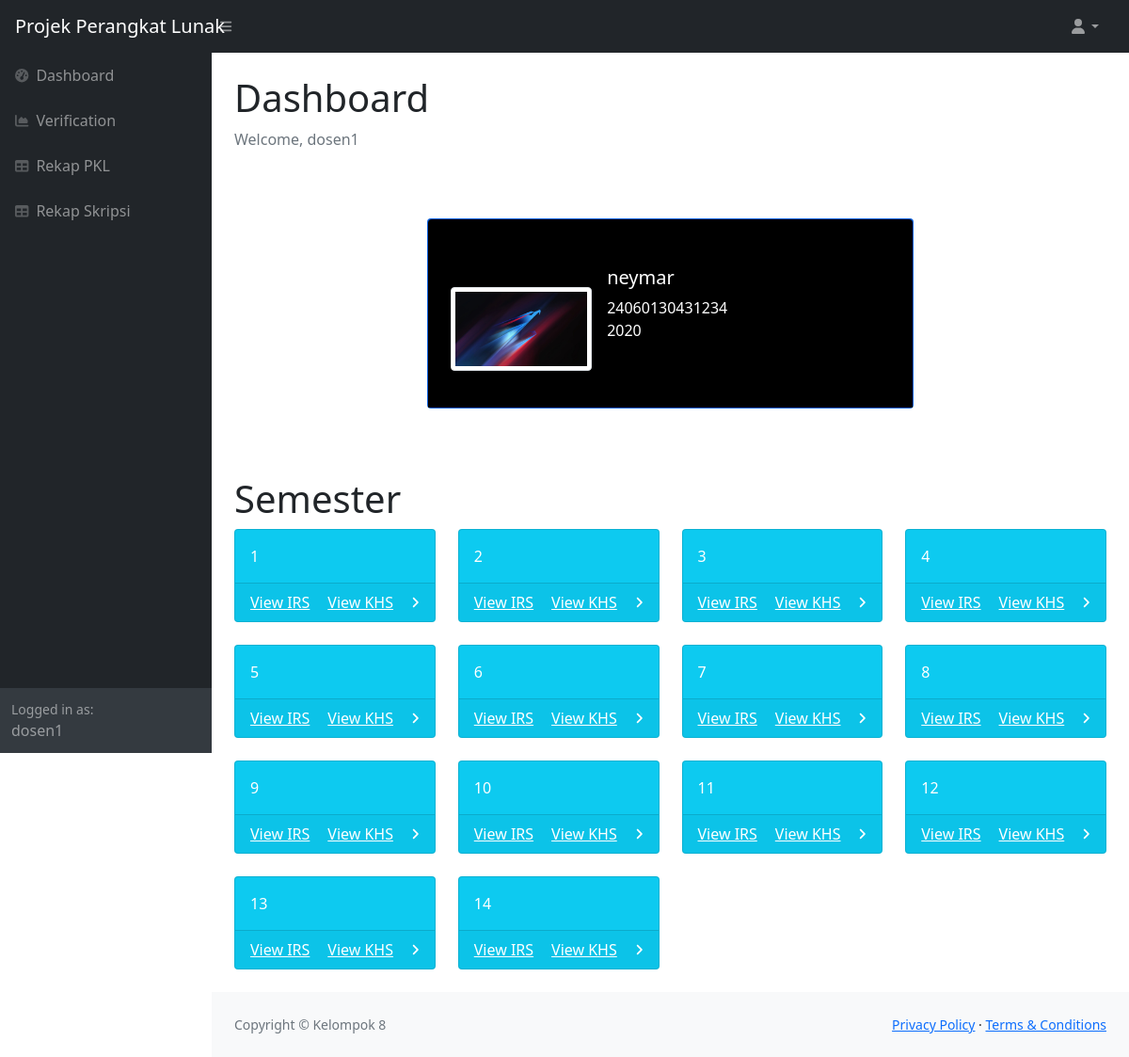
/dosen/rekapmhs_dosen.php?nim=24060130431234 (signed in), run on the app's committed database.
### tables this page shows
CREATE TABLE `users` (
  `user_id` int(6) NOT NULL,
  `username` varchar(50) NOT NULL,
  `email` varchar(50) NOT NULL,
  `password` varchar(50) NOT NULL,
  `level` varchar(20) NOT NULL
);

CREATE TABLE `mahasiswa` (
  `nim` varchar(14) NOT NULL,
  `nama` char(100) NOT NULL,
  `alamat` varchar(100) DEFAULT NULL,
  `kota` char(50) DEFAULT NULL,
  `provinsi` char(50) DEFAULT NULL,
  `angkatan` int(4) DEFAULT NULL,
  `jalur_masuk` char(30) DEFAULT NULL,
  `email` varchar(30) DEFAULT NULL,
  `no_handphone` varchar(13) DEFAULT NULL,
  `status` char(20) DEFAULT NULL,
  `dosen_wali` char(50) DEFAULT NULL,
  `id_pkl_fk` varchar(6) DEFAULT NULL,
  `id_skripsi_fk` varchar(6) DEFAULT NULL,
  `semester` int(100) NOT NULL,
  `id_provinsi_fk` int(10) DEFAULT NULL,
  `id_kota_fk` int(10) DEFAULT NULL,
  `id_user_fk` int(6) DEFAULT NULL
);

### dosen/rekapmhs_dosen.php (the view, shortened to what the rows shown need)
<!DOCTYPE html>
<html lang="en">
    <head>
        <link href="https://cdn.jsdelivr.net/npm/simple-datatables@latest/dist/style.css" rel="stylesheet" />
        <link href="../css/styles.css" rel="stylesheet" />
    </head>
    <?php
        require_once('../lib/db_login.php');
        $email=$_SESSION['email'];
        $query = "SELECT * FROM users WHERE email='$email'
                ";
        $sql_ppl= mysqli_query($db, $query) or die (mysqli_error($db));
        $data = mysqli_fetch_array ($sql_ppl);
        if (isset($_GET['nim'])){
            $nim = $_GET['nim'];
            $query2 = "SELECT * FROM mahasiswa
                        -- INNER JOIN irs ON (irs.nim_mahasiswa_fk = mahasiswa.nim)
                        WHERE nim='$nim'
                ";
            $sql_ppl2= mysqli_query($db, $query2) or die (mysqli_error($db));
            $data2 = mysqli_fetch_array ($sql_ppl2);
        }
     ?>
    <body class="sb-nav-fixed">
        <div id="layoutSidenav">
            <div id="layoutSidenav_nav">
                <nav class="sb-sidenav accordion sb-sidenav-dark" id="sidenavAccordion">
                    <div class="sb-sidenav-menu">
                        <div class="nav">
                        </div>
                    </div>
                    <div class="sb-sidenav-footer">
                        <div class="small">Logged in as:</div>
                        <?=$data['username']?>
                    </div>
                </nav>
            </div>
            <div id="layoutSidenav_content">
                <main>
                    <div class="container-fluid px-4">
                        <h1 class="mt-4">Dashboard</h1>
                        <ol class="breadcrumb mb-4">
                            <li class="breadcrumb-item active">Welcome, <?=$data['username']?></li>
                        </ol>
                        <div class="container py-5 h-100">
                            <div class="row d-flex justify-content-center align-items-center h-100">
                                <div class="col col-lg-9 col-xl-7">
                                    <div class="card bg-primary text-white mb-4">
                                            <div class="rounded-top text-white d-flex flex-row" style="background-color: #000; height:200px;">
                                                <div class="ms-3" style="margin-top: 50px;">
                                                    <h5><?=$data2['nama']?></h5>
                                                    <p><?=$data2['nim']?> <br>
                                                        <?=$data2['angkatan']?>
                                                    </p>
                                                </div>
                                            </div>
                                        </div>
                                    </div>
                                </div>
                            </div>
                        <h1>Semester</h1>
                </main>
            </div>
        </div>
    </body>
</html>

### data on the page
users: username "dosen1"
mahasiswa: nama "neymar", nim "24060130431234", angkatan "2020"
